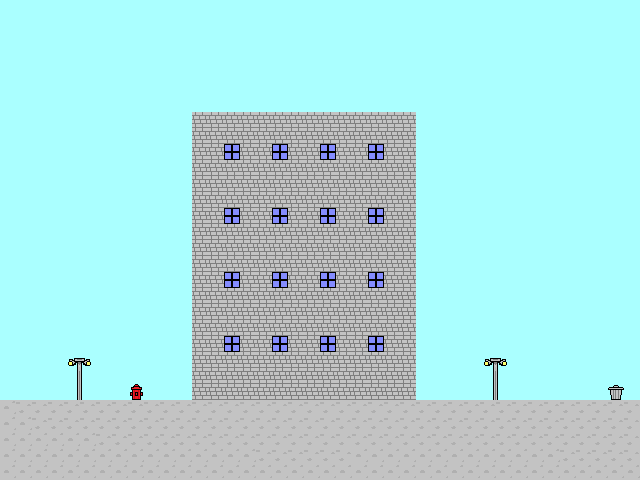

This is a level from a 2D game, rendered from its Tiled map with the project's own tilesets. A one-line summary and the complete map file follow:
An orthogonal 40x30 tile map with 16x16 px tiles, 1 tile layer (MainGame), 5 tilesets and 3 objects (Player, Item, Checkpoint).

<map version="1.0" orientation="orthogonal" width="40" height="30" tilewidth="16" tileheight="16" backgroundcolor="#aaffff">
 <tileset firstgid="1" source="../tilesets/tileset.tsx" />
 <tileset firstgid="5" source="../tilesets/tileset_bricks.tsx" />
 <tileset firstgid="9" source="../tilesets/tiles_floor.tsx" />
 <tileset firstgid="15" source="../tilesets/tileset_buildings.tsx" />
 <tileset firstgid="415" source="../tilesets/tileset_city.tsx" />
 <layer name="MainGame" width="40" height="30">
  <data encoding="csv">
0,0,0,0,0,0,0,0,0,0,0,0,0,0,0,0,0,0,0,0,0,0,0,0,0,0,0,0,0,0,0,0,0,0,0,0,0,0,0,0,
0,0,0,0,0,0,0,0,0,0,0,0,0,0,0,0,0,0,0,0,0,0,0,0,0,0,0,0,0,0,0,0,0,0,0,0,0,0,0,0,
0,0,0,0,0,0,0,0,0,0,0,0,0,0,0,0,0,0,0,0,0,0,0,0,0,0,0,0,0,0,0,0,0,0,0,0,0,0,0,0,
0,0,0,0,0,0,0,0,0,0,0,0,0,0,0,0,0,0,0,0,0,0,0,0,0,0,0,0,0,0,0,0,0,0,0,0,0,0,0,0,
0,0,0,0,0,0,0,0,0,0,0,0,0,0,0,0,0,0,0,0,0,0,0,0,0,0,0,0,0,0,0,0,0,0,0,0,0,0,0,0,
0,0,0,0,0,0,0,0,0,0,0,0,0,0,0,0,0,0,0,0,0,0,0,0,0,0,0,0,0,0,0,0,0,0,0,0,0,0,0,0,
0,0,0,0,0,0,0,0,0,0,0,0,0,0,0,0,0,0,0,0,0,0,0,0,0,0,0,0,0,0,0,0,0,0,0,0,0,0,0,0,
0,0,0,0,0,0,0,0,0,0,0,0,6,6,6,6,6,6,6,6,6,6,6,6,6,6,0,0,0,0,0,0,0,0,0,0,0,0,0,0,
0,0,0,0,0,0,0,0,0,0,0,0,6,6,6,6,6,6,6,6,6,6,6,6,6,6,0,0,0,0,0,0,0,0,0,0,0,0,0,0,
0,0,0,0,0,0,0,0,0,0,0,0,6,6,4,6,6,4,6,6,4,6,6,4,6,6,0,0,0,0,0,0,0,0,0,0,0,0,0,0,
0,0,0,0,0,0,0,0,0,0,0,0,6,6,6,6,6,6,6,6,6,6,6,6,6,6,0,0,0,0,0,0,0,0,0,0,0,0,0,0,
0,0,0,0,0,0,0,0,0,0,0,0,6,6,6,6,6,6,6,6,6,6,6,6,6,6,0,0,0,0,0,0,0,0,0,0,0,0,0,0,
0,0,0,0,0,0,0,0,0,0,0,0,6,6,6,6,6,6,6,6,6,6,6,6,6,6,0,0,0,0,0,0,0,0,0,0,0,0,0,0,
0,0,0,0,0,0,0,0,0,0,0,0,6,6,4,6,6,4,6,6,4,6,6,4,6,6,0,0,0,0,0,0,0,0,0,0,0,0,0,0,
0,0,0,0,0,0,0,0,0,0,0,0,6,6,6,6,6,6,6,6,6,6,6,6,6,6,0,0,0,0,0,0,0,0,0,0,0,0,0,0,
0,0,0,0,0,0,0,0,0,0,0,0,6,6,6,6,6,6,6,6,6,6,6,6,6,6,0,0,0,0,0,0,0,0,0,0,0,0,0,0,
0,0,0,0,0,0,0,0,0,0,0,0,6,6,6,6,6,6,6,6,6,6,6,6,6,6,0,0,0,0,0,0,0,0,0,0,0,0,0,0,
0,0,0,0,0,0,0,0,0,0,0,0,6,6,4,6,6,4,6,6,4,6,6,4,6,6,0,0,0,0,0,0,0,0,0,0,0,0,0,0,
0,0,0,0,0,0,0,0,0,0,0,0,6,6,6,6,6,6,6,6,6,6,6,6,6,6,0,0,0,0,0,0,0,0,0,0,0,0,0,0,
0,0,0,0,0,0,0,0,0,0,0,0,6,6,6,6,6,6,6,6,6,6,6,6,6,6,0,0,0,0,0,0,0,0,0,0,0,0,0,0,
0,0,0,0,0,0,0,0,0,0,0,0,6,6,6,6,6,6,6,6,6,6,6,6,6,6,0,0,0,0,0,0,0,0,0,0,0,0,0,0,
0,0,0,0,0,0,0,0,0,0,0,0,6,6,4,6,6,4,6,6,4,6,6,4,6,6,0,0,0,0,0,0,0,0,0,0,0,0,0,0,
0,0,0,0,417,418,0,0,0,0,0,0,6,6,6,6,6,6,6,6,6,6,6,6,6,6,0,0,0,0,417,418,0,0,0,0,0,0,0,0,
0,0,0,0,419,420,0,0,0,0,0,0,6,6,6,6,6,6,6,6,6,6,6,6,6,6,0,0,0,0,419,420,0,0,0,0,0,0,0,0,
0,0,0,0,421,422,0,0,416,0,0,0,6,6,6,6,6,6,6,6,6,6,6,6,6,6,0,0,0,0,421,422,0,0,0,0,0,0,415,0,
12,11,11,11,11,11,11,11,11,11,11,11,11,11,11,11,11,11,11,11,11,11,11,11,11,11,11,11,11,11,11,11,11,11,11,11,11,11,11,11,
12,12,11,11,11,11,11,11,11,11,11,11,11,11,11,11,11,11,11,11,11,11,11,11,11,11,11,11,11,11,11,11,11,11,11,11,11,11,11,11,
12,12,12,12,12,12,11,11,11,11,11,11,11,11,11,11,11,11,11,11,11,11,11,11,11,11,11,11,11,11,11,11,11,11,11,11,11,11,11,11,
12,12,12,12,12,12,12,12,12,12,12,12,12,12,12,12,11,11,11,11,11,11,12,12,12,12,12,12,12,12,12,12,12,12,12,11,11,11,11,11,
12,12,12,12,12,12,12,12,12,12,12,12,12,12,12,12,12,12,12,12,12,12,12,12,12,12,12,12,12,12,12,12,12,12,12,12,12,12,12,12
</data>
 </layer>
 <objectgroup name="Objects" width="40" height="30">
  <object name="Player" type="Player" x="48" y="80" width="48" height="16" />
  <object name="BoyCitizen02" type="Item" x="305" y="63" width="16" height="48" />
  <object name="Exit" type="Checkpoint" x="528" y="368" width="64" height="32" />
 </objectgroup>
</map>
